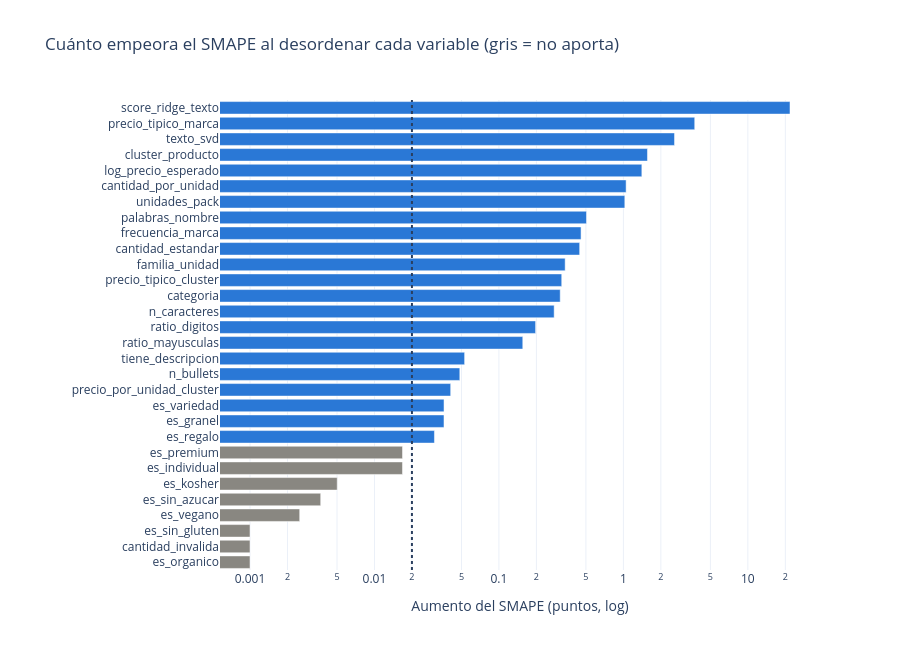

The notebook cell saved with this chart:
### Code cell
UMBRAL = 0.02
fig = go.Figure(go.Bar(y=importancia.index, x=importancia.clip(lower=1e-3), orientation="h",
                       marker_color=np.where(importancia > UMBRAL, AZUL, GRIS)))
fig.add_vline(x=UMBRAL, line_dash="dot")
fig.update_layout(title="Cuánto empeora el SMAPE al desordenar cada variable (gris = no aporta)",
                  xaxis=dict(title="Aumento del SMAPE (puntos, log)", type="log"), height=650, margin=dict(l=220))
fig.show()

SELECCIONADAS = [c for c in PRESELECCION if importancia.get(c, 0) > UMBRAL]
print(f"Seleccionadas ({len(SELECCIONADAS)}):", SELECCIONADAS)

### Figure 1 — Plotly figure (JSON) as saved in the notebook; plotly's stock layout.template omitted (floating-point values rounded to 4 significant figures)
{"data": [{"marker": {"color": ["#898781", "#898781", "#898781", "#898781", "#898781", "#898781", "#898781", "#898781", "#2a78d6", "#2a78d6", "#2a78d6", "#2a78d6", "#2a78d6", "#2a78d6", "#2a78d6", "#2a78d6", "#2a78d6", "#2a78d6", "#2a78d6", "#2a78d6", "#2a78d6", "#2a78d6", "#2a78d6", "#2a78d6", "#2a78d6", "#2a78d6", "#2a78d6", "#2a78d6", "#2a78d6", "#2a78d6"]}, "orientation": "h", "type": "bar", "x": [0.001, 0.001, 0.001, 0.002507, 0.003698, 0.005021, 0.01679, 0.0168, 0.03033, 0.03619, 0.03621, 0.04096, 0.04849, 0.05301, 0.1555, 0.1971, 0.2778, 0.3107, 0.3196, 0.3405, 0.4454, 0.4569, 0.5054, 1.027, 1.052, 1.407, 1.561, 2.575, 3.742, 21.81], "y": ["es_organico", "cantidad_invalida", "es_sin_gluten", "es_vegano", "es_sin_azucar", "es_kosher", "es_individual", "es_premium", "es_regalo", "es_granel", "es_variedad", "precio_por_unidad_cluster", "n_bullets", "tiene_descripcion", "ratio_mayusculas", "ratio_digitos", "n_caracteres", "categoria", "precio_tipico_cluster", "familia_unidad", "cantidad_estandar", "frecuencia_marca", "palabras_nombre", "unidades_pack", "cantidad_por_unidad", "log_precio_esperado", "cluster_producto", "texto_svd", "precio_tipico_marca", "score_ridge_texto"]}], "layout": {"height": 650, "margin": {"l": 220}, "shapes": [{"line": {"dash": "dot"}, "type": "line", "x0": 0.02, "x1": 0.02, "xref": "x", "y0": 0, "y1": 1, "yref": "y domain"}], "title": {"text": "Cuánto empeora el SMAPE al desordenar cada variable (gris = no aporta)"}, "xaxis": {"title": {"text": "Aumento del SMAPE (puntos, log)"}, "type": "log"}}}
